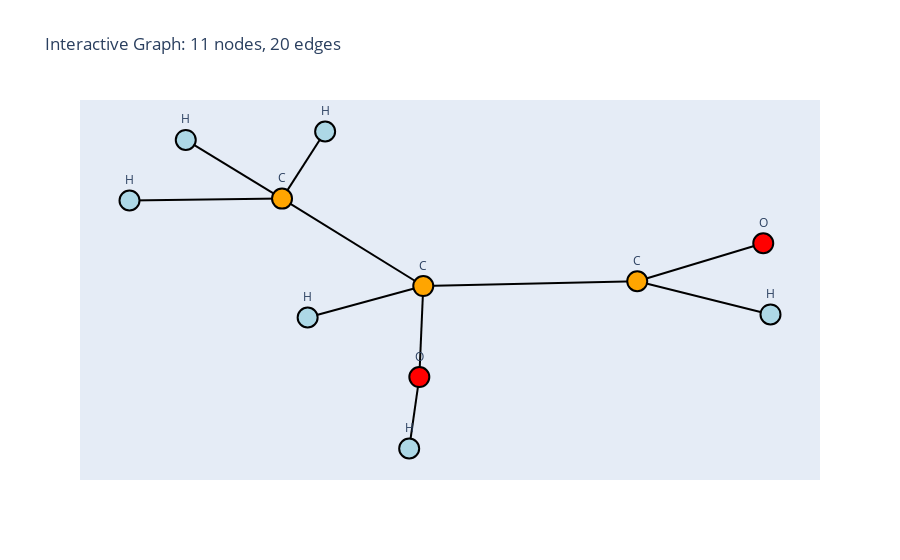

Notebook source saved alongside this figure:
### Code cell
import torch
import networkx as nx
import plotly.graph_objects as go

# Atom color map
ATOM_COLORS = {
    1: 'lightblue',   # H
    6: 'orange',      # C
    7: 'green',       # N
    8: 'red',         # O
    9: 'purple',      # F
}

# Atom labels
ATOM_LABELS = {
    1: 'H',
    6: 'C',
    7: 'N',
    8: 'O',
    9: 'F',
}

# Bond thickness map
BOND_WIDTHS = {
    1: 2,
    2: 4,
    3: 6,
}

def visualize_qm9_graph_interactive_edges(data):
    # Build NetworkX graph
    G = nx.Graph()
    atomic_numbers = data.z.numpy() if torch.is_tensor(data.z) else data.z
    for i, atomic_num in enumerate(atomic_numbers):
        G.add_node(i, atomic_num=int(atomic_num), label=ATOM_LABELS.get(int(atomic_num), '?'))

    edge_index = data.edge_index.numpy()
    edge_attr = data.edge_attr.numpy() if hasattr(data, 'edge_attr') and data.edge_attr is not None else None

    for i in range(edge_index.shape[1]):
        u = int(edge_index[0, i])
        v = int(edge_index[1, i])
        order = int(edge_attr[i, 0]) if edge_attr is not None and edge_attr.shape[1] > 0 else 1
        G.add_edge(u, v, order=order)

    # Layout
    pos = nx.spring_layout(G, seed=42)

    # Create edge traces
    edge_x = []
    edge_y = []
    edge_widths = []
    for u, v in G.edges():
        x0, y0 = pos[u]
        x1, y1 = pos[v]
        edge_x += [x0, x1, None]
        edge_y += [y0, y1, None]
        edge_widths.append(BOND_WIDTHS.get(int(G[u][v]['order']), 2))

    # Create a separate trace per edge with width
    edge_traces = []
    for i, (u, v) in enumerate(G.edges()):
        x0, y0 = pos[u]
        x1, y1 = pos[v]
        edge_traces.append(go.Scatter(
            x=[x0, x1], y=[y0, y1],
            line=dict(width=edge_widths[i], color='black'),
            hoverinfo='none',
            mode='lines'
        ))

    # Create node trace
    node_x = []
    node_y = []
    node_color = []
    node_text = []
    for n in G.nodes():
        x, y = pos[n]
        node_x.append(x)
        node_y.append(y)
        node_color.append(ATOM_COLORS.get(G.nodes[n]['atomic_num'], 'gray'))
        node_text.append(f"{G.nodes[n]['label']} (Node {n})")

    node_trace = go.Scatter(
        x=node_x, y=node_y,
        mode='markers+text',
        hoverinfo='text',
        textposition="top center",
        marker=dict(
            color=node_color,
            size=20,
            line=dict(width=2, color='black')
        ),
        text=[G.nodes[n]['label'] for n in G.nodes()],
        hovertext=node_text
    )

    fig = go.Figure(data=edge_traces + [node_trace],
                    layout=go.Layout(
                        title=f"Interactive Graph: {data.num_nodes} nodes, {data.num_edges} edges",
                        showlegend=False,
                        hovermode='closest',
                        xaxis=dict(showgrid=False, zeroline=False, showticklabels=False),
                        yaxis=dict(showgrid=False, zeroline=False, showticklabels=False)
                    ))
    fig.show()


# Example usage:
data = dataset[66]
visualize_qm9_graph_interactive_edges(data)

### Figure 1 — Plotly figure (JSON) as saved in the notebook; plotly's stock layout.template omitted (floating-point values rounded to 4 significant figures)
{"data": [{"hoverinfo": "none", "line": {"color": "black", "width": 2}, "mode": "lines", "type": "scatter", "x": [-0.3649, 0.0007374], "y": [0.3779, -0.1041]}, {"hoverinfo": "none", "line": {"color": "black", "width": 2}, "mode": "lines", "type": "scatter", "x": [-0.3649, -0.6142], "y": [0.3779, 0.7014]}, {"hoverinfo": "none", "line": {"color": "black", "width": 2}, "mode": "lines", "type": "scatter", "x": [-0.3649, -0.2534], "y": [0.3779, 0.7479]}, {"hoverinfo": "none", "line": {"color": "black", "width": 2}, "mode": "lines", "type": "scatter", "x": [-0.3649, -0.7599], "y": [0.3779, 0.3674]}, {"hoverinfo": "none", "line": {"color": "black", "width": 2}, "mode": "lines", "type": "scatter", "x": [0.0007374, -0.009464], "y": [-0.1041, -0.606]}, {"hoverinfo": "none", "line": {"color": "black", "width": 2}, "mode": "lines", "type": "scatter", "x": [0.0007374, 0.5547], "y": [-0.1041, -0.07775]}, {"hoverinfo": "none", "line": {"color": "black", "width": 2}, "mode": "lines", "type": "scatter", "x": [0.0007374, -0.2986], "y": [-0.1041, -0.2777]}, {"hoverinfo": "none", "line": {"color": "black", "width": 2}, "mode": "lines", "type": "scatter", "x": [-0.009464, -0.03574], "y": [-0.606, -1]}, {"hoverinfo": "none", "line": {"color": "black", "width": 2}, "mode": "lines", "type": "scatter", "x": [0.5547, 0.881], "y": [-0.07775, 0.1317]}, {"hoverinfo": "none", "line": {"color": "black", "width": 2}, "mode": "lines", "type": "scatter", "x": [0.5547, 0.8998], "y": [-0.07775, -0.2607]}, {"hoverinfo": "text", "hovertext": ["C (Node 0)", "C (Node 1)", "O (Node 2)", "C (Node 3)", "O (Node 4)", "H (Node 5)", "H (Node 6)", "H (Node 7)", "H (Node 8)", "H (Node 9)", "H (Node 10)"], "marker": {"color": ["orange", "orange", "red", "orange", "red", "lightblue", "lightblue", "lightblue", "lightblue", "lightblue", "lightblue"], "line": {"color": "black", "width": 2}, "size": 20}, "mode": "markers+text", "text": ["C", "C", "O", "C", "O", "H", "H", "H", "H", "H", "H"], "textposition": "top center", "type": "scatter", "x": [-0.3649, 0.0007374, -0.009464, 0.5547, 0.881, -0.6142, -0.2534, -0.7599, -0.2986, -0.03574, 0.8998], "y": [0.3779, -0.1041, -0.606, -0.07775, 0.1317, 0.7014, 0.7479, 0.3674, -0.2777, -1, -0.2607]}], "layout": {"hovermode": "closest", "showlegend": false, "title": {"text": "Interactive Graph: 11 nodes, 20 edges"}, "xaxis": {"showgrid": false, "showticklabels": false, "zeroline": false}, "yaxis": {"showgrid": false, "showticklabels": false, "zeroline": false}}}
